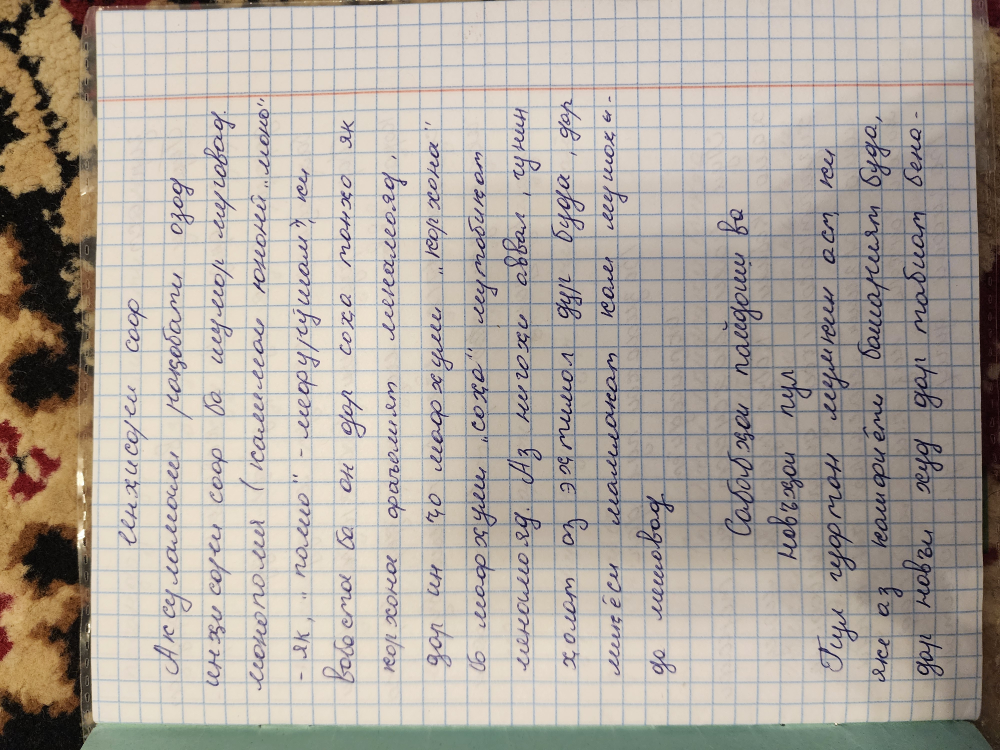
#> input picture annotation_app/data/.e2e-test/uploads/3688623c13a8f0f9_20260730_172923.jpg, 4000 x 3000 px (shown at 1/4 size)
$ python -i images.py   (imports and definitions only)
#> lines starting #> are read from the running program, lines starting #| are printed output that depends on the picture
from __future__ import annotations

import hashlib
import io
import json
import warnings
from dataclasses import dataclass
from pathlib import Path
from typing import Any

import numpy as np
from PIL import Image, ImageOps, UnidentifiedImageError

from app.core.errors import ApiError

PIPELINE_VERSION = "preprocess-v1"
QUALITY_THRESHOLD_VERSION = "quality-v1"
SUPPORTED_FORMATS = {"JPEG": "image/jpeg", "PNG": "image/png", "WEBP": "image/webp"}
QUALITY_THRESHOLDS = {
    "blur_laplacian_variance_min": 85.0,
    "exposure_mean_min": 55.0,
    "exposure_mean_max": 225.0,
    "contrast_stddev_min": 28.0,
    "absolute_skew_degrees_max": 4.0,
    "short_edge_min": 900,
}


@dataclass(frozen=True, slots=True)
class ValidatedImage:
    media_type: str
    width: int
    height: int
    exif_orientation: int | None


# [51 lines left out: functions _magic_format, validate_image, not called in this run]


def canonical_recipe(recipe: dict[str, Any]) -> str:
    return json.dumps(recipe, ensure_ascii=False, sort_keys=True, separators=(",", ":"))


def recipe_hash(source_sha256: str, recipe_json: str) -> str:
    material = f"{PIPELINE_VERSION}\n{source_sha256}\n{recipe_json}".encode("utf-8")
    return hashlib.sha256(material).hexdigest()


def source_to_rgb(source: Image.Image) -> Image.Image:
    """Apply orientation and place transparent pixels on a white paper background.

    A direct Pillow ``convert('RGB')`` turns transparent PNG pixels black.
    That is not the visual document the user selected and can make CRAFT
    interpret an otherwise empty alpha channel as ink.  Prepared documents
    are deliberately opaque RGB images, so the alpha compositing decision is
    made once at the server-owned preparation boundary.
    """
    oriented = ImageOps.exif_transpose(source)
    try:
        has_alpha = oriented.mode in {"RGBA", "LA"} or (
            oriented.mode == "P" and "transparency" in oriented.info
        )
        if not has_alpha:
            return oriented.convert("RGB")
        rgba = oriented.convert("RGBA")
        background = Image.new("RGBA", rgba.size, "white")
        try:
            background.alpha_composite(rgba)
            return background.convert("RGB")
        finally:
            rgba.close()
            background.close()
    finally:
        oriented.close()


# [105 lines left out: functions prepare_image, encode_prepared, assess_quality, not called in this run]

>>> from PIL import Image
>>> picture = Image.open('../../../annotation_app/data/.e2e-test/uploads/3688623c13a8f0f9_20260730_172923.jpg')
#> picture is the input picture: PIL image 4000x3000 RGB; mean R, G, B 175.9, 167.5, 158.4
>>> result = source_to_rgb(picture)
#> in source_to_rgb, `oriented = ImageOps.exif_transpose(source)`:
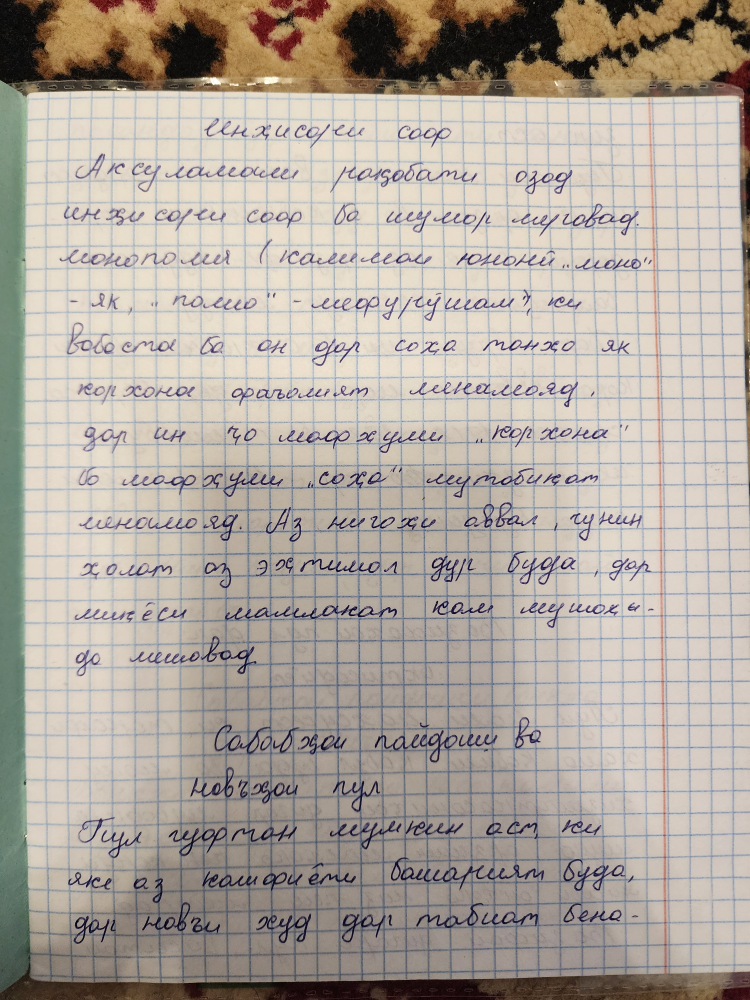
#> oriented: PIL image 3000x4000 RGB (shown at 1/4 size); mean R, G, B 175.9, 167.5, 158.4
#> in source_to_rgb, `has_alpha = oriented.mode in {"RGBA", "LA"} or ( oriented.mode == "P" ..`: has_alpha = False
